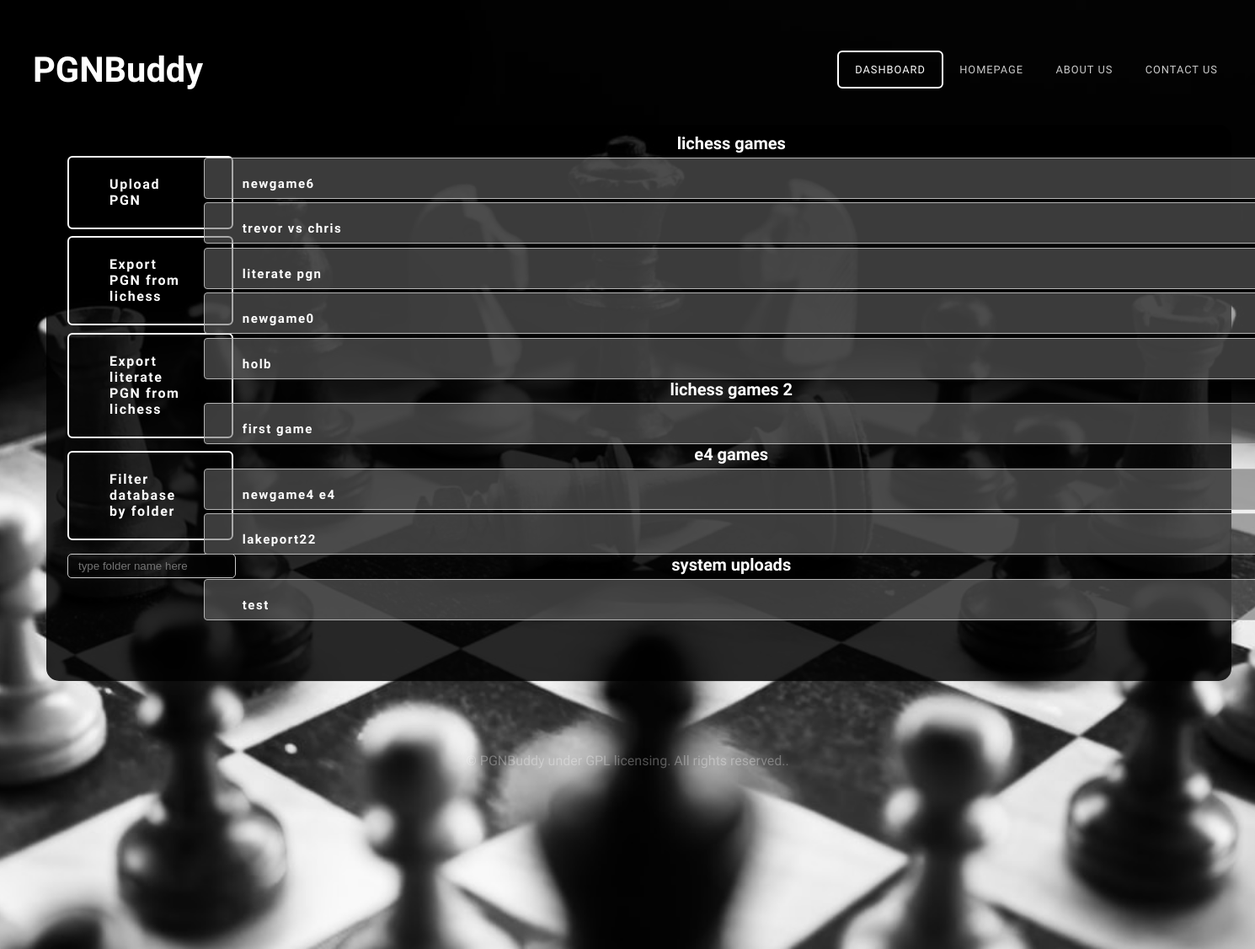
/dashboard, run on the app's committed database.
### models.py (models this page shows)
class User(UserMixin, db.Model):
    id = db.Column(db.Integer, primary_key=True) # primary keys are required by SQLAlchemy
    email = db.Column(db.String(100), unique=True)
    password = db.Column(db.String(100))
    name = db.Column(db.String(1000))

class pgn(User):
    __tablename__ = 'pgn'
    __table_args__ = {'extend_existing': True}
    userId = db.Column(db.Integer, db.ForeignKey('user.id'))
    pgnId = db.Column(db.Integer, primary_key=True)
    game = db.Column(db.String(9999))
    frame = db.Column(db.String(200))
    fileName = db.Column(db.String(129))
    folder = db.Column(db.String(120))

### main.py (the view)
@main.route('/dashboard')
def dashboard():
    gamelist = []
    games = db.session.query(pgn).all()
    for game in games:
        gamelist.append(game.game)
    pgnlist = []
    pgns = db.session.query(pgn).all()
    for pg in pgns:
        pgnlist.append({'name': str(pg.fileName), 'game': pg.game, 'folder': pg.folder, 'frame': pg.frame, 'pgnId': pg.pgnId})
    folderlist = []
    folders = db.session.query(pgn.folder).all()
    for folder in folders:
        folderlist.append(str(folder))
    folderlist = list(dict.fromkeys(folderlist))
    return render_template('user_dashboard.html', games=gamelist, folders=folderlist, pgnlist=pgnlist)

### templates/user_dashboard.html (shortened to what this page needs)
<!DOCTYPE html PUBLIC "-//W3C//DTD XHTML 1.0 Strict//EN" "http://www.w3.org/TR/xhtml1/DTD/xhtml1-strict.dtd">
<html xmlns="http://www.w3.org/1999/xhtml">
<head>
<link href="static/css/default.css" rel="stylesheet" type="text/css" media="all" />
<link href="static/css/fonts.css" rel="stylesheet" type="text/css" media="all" />
</head>
<body>
<div id="header-wrapper">
	<div id="header" class="container">
		<div id="logo">
			<h1><a href="{{url_for('main.home')}}">PGNBuddy</a></h1>
		</div>
		<div id="menu">
			<ul>
				<li class="active"><a href="{{url_for('main.dashboard')}}" accesskey="2" title="">Dashboard</a></li>
				<li><a href="{{url_for('main.home')}}" accesskey="1" title="">Homepage</a></li>
				<li><a href="#" accesskey="3" title="">About Us</a></li>
				<li><a href="#" accesskey="5" title="">Contact Us</a></li>
			</ul>
		</div>
	</div>
	<div class="titlebox-dash">
		<div id="banner" class="container">
			<div class="title">
				<form action="{{ url_for('main.uploadpgn') }}" method="POST" enctype="multipart/form-data">
					<div>
						<label class="button" id="uploadpgn">
							<input type="file" accept=".pgn" class="button" id="hiddenform" name="pgnfile" onchange="form.submit()">Upload PGN
						</label>
					</div>
				</form>
			<div>
				<a href="{{ url_for('main.lichessupload') }}" title="Import PGN from lichess" class='button' id='uploadlichess'>
					Export PGN from lichess</a>
				<a href="{{ url_for('main.lichessliterate') }}" title="Import literate PGN from lichess" class='button' id='lichessliterate'>
					Export literate PGN from lichess</a>
				<form action="{{ url_for('main.filterdb') }}" method="POST" enctype="multipart/form-data">
				 <div>
					 <label class="button" id=filterdb>Filter database by folder
						 <input type=text title="View DB" id="filterdbinput" name="folder" placeholder="type folder name here">
					 </label>
				 </div>
				</form>
					<div class="userdatabase2">
							<ul>
								{% for folder in folders %}
								<li><h2 style="font-size: 20px;">{{ folder[2:-3] }}</h2>
									<ol>
									{% for pg in pgnlist %}
										{% if pg['folder'] == folder[2:-3]%}
											<div id="accordion-{{loop.index}}" class="accordionbutton">
												<h2 class="newbutton" style="font-size: 15px; width: 90%;">{{ pg.name }}</h2>
											</div>
										{% endif %}
									{% endfor %}
									</ol>
								</li>
								{% endfor %}
							</ul>
					</div>
			    </div>
		</div>
</div>
</div>
<div id="copyright" class="container">
		<p>&copy; PGNBuddy under GPL licensing. All rights reserved.</a>.</p>
</div>
</body>
</html>

### static/css/default.css (style rules this page uses)
html, body { height: 100%; }
body { margin: 0px; padding: 0px; background: #111111; font-family: 'Didact Gothic', sans-serif; font-size: 12pt; font-weight: 200; color: #FFF; }
h1, h2, h3 { margin: 0; padding: 0; }
p, ol, ul { margin-top: 0; }
ol, ul { padding: 0; list-style: none; }
p { line-height: 180%; }
a { color: #ee0000; }
.container { margin: 0em auto; width: 1200px; }
.button { display: inline-block; padding: 1em 2em 1em 2em; letter-spacing: 0.10em; margin-top: 2em; padding: 1.40em 3em; border: 2px solid rgba(255,255,255,1); border-radius: 6px; text-decoration: none; font-weight: 700; font-size: 1em; color: #FFF; }
#uploadpgn { position: absolute; top: 5px; left: 5px; width: 6.9%; text-align: left; margin-left: 20px; border: 1px solid #ccc; display: inline-block; padding: 6px 12px; cursor: pointer; }
#uploadlichess { position: absolute; top: 100px; left: 5px; width: 6.9%; text-align: left; margin-left: 20px; border: 1px solid #ccc; display: inline-block; padding: 6px 12px; cursor: pointer; }
#lichessliterate { position: absolute; top: 215px; left: 5px; width: 6.9%; text-align: left; margin-left: 20px; border: 1px solid #ccc; display: inline-block; padding: 6px 12px; cursor: pointer; }
#filterdb { position: absolute; top: 355px; left: 5px; width: 6.9%; text-align: left; margin-left: 20px; border: 1px solid #ccc; display: inline-block; padding: 6px 12px; cursor: pointer; }
#filterdbinput { position: absolute; top: 120px; left: -2px; width: 90%; height: 15px; text-align: left; margin-left: 0px; border: 1px solid #ccc; display: inline-block; padding: 6px 12px; cursor: pointer; }
input { width: 40%; height: 60%; margin-bottom: 5vh; background-color:transparent; border-radius: 5px; outline: none; color: white; caret-color: white; }
.title { margin-bottom: 3em; padding-left: 65px; width: 1000px; }
.titlebox-dash { position: relative; margin-left: 55px; margin-top: -60px; width: 85%; height: 520px; top: 0px; left: 0px; background-color: rgba(0, 0, 0, 0.84); padding: 70px; border-radius: 15px; }
.title h2 { font-size: 2.7em; }
#header-wrapper { position: relative; padding: 5em 0em 7em 0em; background: #111111 url(images/checkmate.jpeg) no-repeat center; background-size: cover; }
#header { padding: 4em 0em; height: -40px; }
#logo { position: absolute; padding-left: 39px; top: 3.6em; left: 0; }
#logo h1 { font-size: 2.6em; color: #79C255;url(images/checkmate.jpeg)#header-wrapperdefault.css:299 }
#logo a { text-decoration: none; color: rgba(255,255,255,1); }
#menu { position: absolute; padding-right: 25px; top: 4.5em; right: 0; }
#menu ul { display: inline-block; }
#menu li { display: block; float: left; text-align: center; }
#menu li a, #menu li span { padding: 1em 1.5em; letter-spacing: 1px; text-decoration: none; text-transform: uppercase; font-size: 0.8em; color: rgba(255,255,255,0.80); }
#menu .active a { border: 2px solid rgba(255,255,255,1); border-radius: 6px; color: rgba(255,255,255,1); }
#banner { padding-top: 10em; text-align: center; }
#banner .title h2 { font-size: 4em; }
#banner .button { margin-top: 2em; padding: 1.40em 3em; border: 2px solid rgba(255,255,255,1); border-radius: 6px; font-weight: 700; font-size: 1em; }
.userdatabase2 { position: relative; overflow-y: scroll; width: 1290px; height: 630px; margin-top: -220px; border: gray; border-width: 3px; }
.newbutton { display: inline-block; padding: 1em 2em 1em 2em; letter-spacing: 0.10em; margin-top: .3em; padding: 1.40em 3em; height: 5px; border: 1px solid rgb(181, 181, 181); border-radius: 4px; text-decoration: none; font-weight: 600; text-align: left; font-size: 1.5em; color: #FFF; background-color: #68686892; }
#copyright { overflow: hidden; padding: 5em 0em; border-top: 1px solid rgba(0,0,0,0.08); }
#copyright p { text-align: center; font-size: 1em; color: rgba(255,255,255,0.3); }

### data on the page
pgn: name "newgame6"
pgn: name "trevor vs chris"
pgn: name "literate pgn"
pgn: name "newgame0"
pgn: name "holb"
pgn: name "first game"
pgn: name "newgame4 e4"
pgn: name "lakeport22"
pgn: name "test"

### other printed values
{{ folder[2:-3] }} "lichess games" "lichess games 2" "e4 games" "system uploads"
